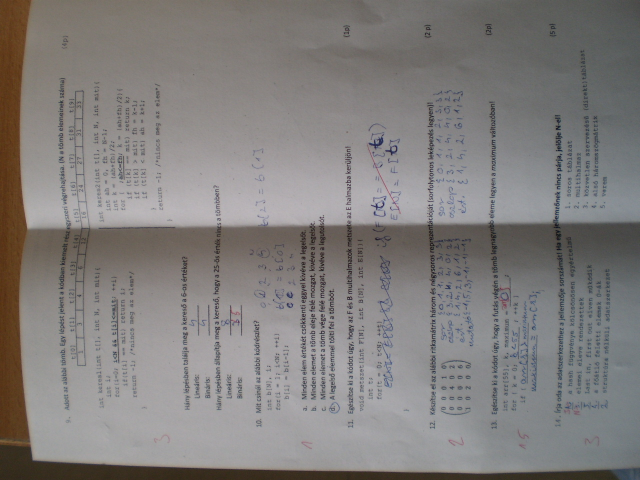
//> input picture imgs/zh.jpg, 1280 x 960 px (shown at 1/2 size)
$ ./main22   (built with g++ and OpenCV 4)
//> lines starting //> are read from the running program, lines starting //| are printed output that depends on the picture
/*
OpenCV segadanyagok:
Egyszeru pelda adaptiv kuszobolesre.

Adaptiv kuszobolest csak akkor erdemes hasznalni, amikor egy globalis kuszobertek hasznalata nem vezetne eredmenyre,
ugyanis eroforrasigenyesebb, mint a 'sima' kuszoboles.
Pl. egyenetlen megvilagitas eseteben.
*/
#include <iostream>
#include <opencv2/core.hpp>    // osztalyok, strukturak, alapveto funkciok
#include <opencv2/highgui.hpp> // felulet
#include <opencv2/imgproc.hpp> // kepfeld. fuggvenyek

using namespace std;
using namespace cv;

int main() {
	Mat img = imread("./imgs/zh.jpg", IMREAD_GRAYSCALE);
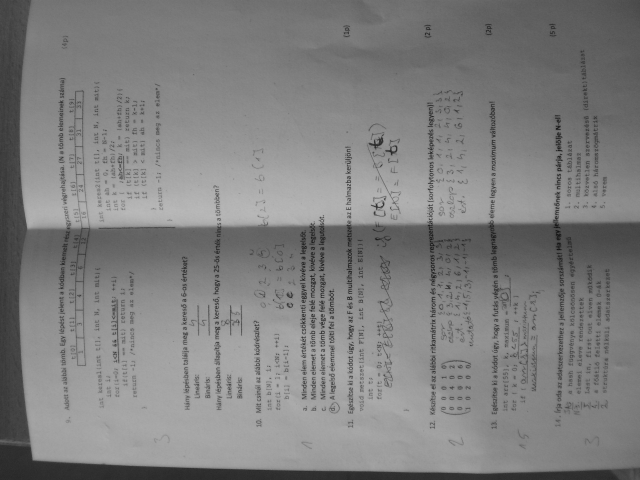
//> img: 960 rows x 1280 cols, CV_8UC1 (shown at 1/2 size); min 4, max 189, mean 127.9
	assert(!img.empty());

	resize(img, img, Size(img.cols / 1.5, img.rows / 1.5) );
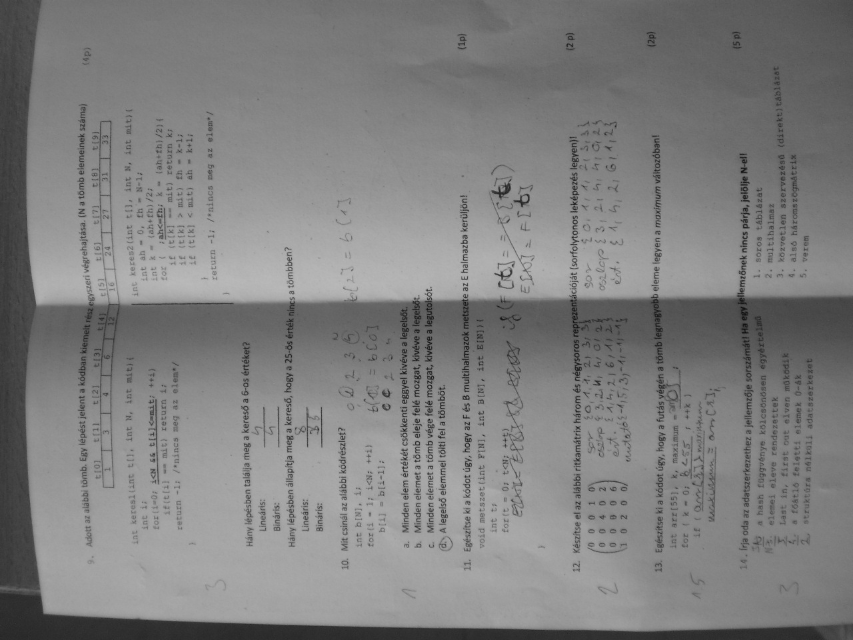
//> img: 640 rows x 853 cols, CV_8UC1; min 16, max 186, mean 127.9

	imshow("img", img);
	int value = 20;
	int c = 25;
	createTrackbar("size: ", "img", &value, 100);
	createTrackbar("c: ", "img", &c, 50);

	Mat dest;
	int pre_c = 0, pre_v = 0;
	while (waitKey(5) != 'q') {
//> the 'q' key is pressed
		// valtoztak-e az input ertekek
		if (pre_c != c || pre_v != value) {
			// a pont koruli ablak ala eso pontok atlagat (Gauss eseten sulyozott atlagat) szamita ki
			// azon pontok lesznek eloterpontok az eredmenykepen, melyek az atlag-C erteknel nagyobb intenzitassal birnak
			adaptiveThreshold(img, dest, 255, AdaptiveThresholdTypes::ADAPTIVE_THRESH_MEAN_C, THRESH_BINARY, (value * 2) + 3, c);
			imshow("img", dest);
		}
	}
	return 0;
}
